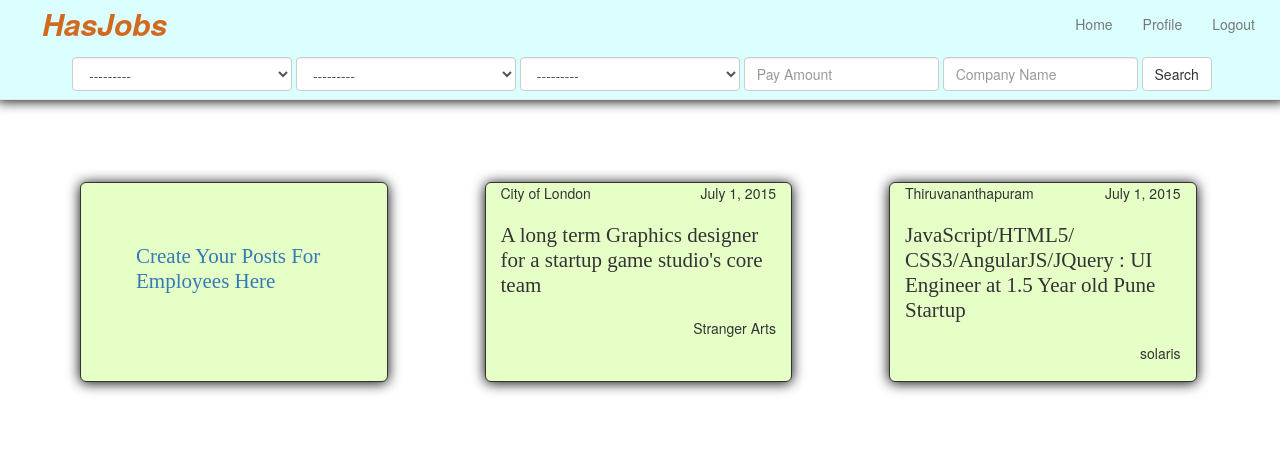
Screenshot of /home/ (signed in) with the database file from the repository.
### app_hasjob/models.py (models this page shows, shortened)
class AddJobPost(models.Model):
	headline = models.CharField(max_length=200)
	owner_name = models.CharField(max_length=200)
	location = models.ForeignKey(Location)
	types = models.ForeignKey(AddJobTypes)
	category = models.ForeignKey(AddJobCategory)
	description = models.TextField(null=True, blank=True)
	candidate_submit = models.TextField(null=True, blank=True)
	company = models.CharField(max_length=200)
	slug = models.SlugField(unique=True,null=True, blank=True)
	logo = models.ImageField(verbose_name=u'Image', upload_to="uploads/logo", null=True, blank=True)
	url = models.URLField(null=True, blank=True)
	twitter = models.URLField(null=True, blank=True)
	email = models.EmailField(null=True, blank=True)
	date = models.DateField(auto_now_add=True) # , blank=True
	class Meta:
		verbose_name = ("Add Job Post")
		verbose_name_plural = ("Add Job Posts")

class Location(models.Model):
	location = models.CharField(max_length=200)
	slug = models.SlugField(unique=True, blank=True, null=True)
	def __str__(self):
		return self.location
	class Meta:
		verbose_name = ("Location")
		verbose_name_plural = ("Locations")

### app_hasjob/views.py (the view)
# urls.py: url(r'^home/$', 'app_hasjob.views.home', name='home'),
def home(request):
	job_list = AddJobPost.objects.all()
	return render(request, 'employee/index.html', {'job_list': job_list})

### app_hasjob/forms.py
class JobFilterForm(forms.Form):
	location__id = forms.ModelChoiceField(queryset=Location.objects.all(),widget=forms.Select(attrs={"class":"form-control","style":"width:220px"}))
	add_job_types__id = forms.ModelChoiceField(queryset=AddJobTypes.objects.all(),widget=forms.Select(attrs={"class":"form-control","style":"width:220px"}))
	add_job_category__id = forms.ModelChoiceField(queryset=AddJobCategory.objects.all(),widget=forms.Select(attrs={"class":"form-control","style":"width:220px"}))

### app_hasjob/models.py (called while the page is built)
	def __str__(self):
		return self.types

	def __str__(self):
		return self.category

### app_hasjob/templatetags/job_filter.py (called while the page is built)
@register.inclusion_tag("tags/job_filter.html")
def job_filter(request):
	filter_form = JobFilterForm(request.GET)
	return {'filter_form': filter_form}

### templates/employee/index.html (shortened to what this page needs)
{% extends "base.html" %}
{% block content %}
  <br><br>
  <div style="">
    <div class="row" style="margin-left:10px;margin-right:-100px;">
      <div class="col-lg-3 img img-rounded box-shad box-color" style="border:1px solid;margin-right:97px;margin-bottom:50px;height:200px;">
        <div class="row">
          <br><br>
          <div class="col-lg-6">
          </div>
          <div class="col-lg-6">
          </div>
        </div>
        <br>
        <div class="text-font" style="position:relative;left:40px;">
          <a href="/add-job-post">Create Your Posts For Employees Here</a>
        </div>
        <br>
        <div class="row">
          <div class="col-lg-12">
          </div>
        </div>
      </div>
      {% for list in job_list %}
        <a class="job-box" href="{% url 'home_one' list.slug %}">
          <div class="col-lg-3 img img-rounded box-shad box-color" style="border:1px solid;margin-right:97px;margin-bottom:50px;height:200px;">
            <div class="row">
              <div class="col-lg-6">
                <div class="pull-left">
                  {{ list.location }}
                </div>
              </div>
              <div class="col-lg-6">
                <div class="pull-right">
                  {{ list.date }}
                </div>
              </div>
            </div>
            <br>
            <div class="text-font">
              {{ list.headline }}
            </div>
            <br>
            <div class="row">
              <div class="col-lg-12">
                <div class="pull-right">
                  {{ list.company }}
                </div>
              </div>
            </div>
          </div>
        </a>
      {% endfor %}
    </div>
  </div>
{% endblock %}

### staticdirs/css/justified-nav.css (style rules this page uses)
body { padding-top: 20px; }

### staticdirs/css/style.css (style rules this page uses)
.text-font { font:21px bolder normal GoodFootRegular; }
.box-shad { -moz-box-shadow: 0px 1px 13px #000000; -webkit-box-shadow: 0px 1px 13px #000000; box-shadow: 0px 1px 13px #000000; }
.box-color { background-color: #E5FFC7; }
.job-box { color: #333; }

### rows the page displays
AddJobPost: location "City of London", date "July 1, 2015", headline "A long term Graphics designer for a startup game studio's core team", company "Stranger Arts"
AddJobPost: location "Thiruvananthapuram", date "July 1, 2015", headline "JavaScript/HTML5/ CSS3/AngularJS/JQuery : UI Engineer at 1.5 Year old Pune Startup", company "solaris"
